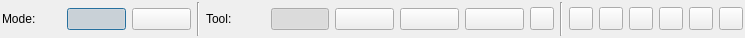
<?xml version="1.0" encoding="UTF-8"?>
<ui version="4.0">
 <class>compassDlg</class>
 <widget class="QDialog" name="compassDlg">
  <property name="geometry">
   <rect>
    <x>0</x>
    <y>0</y>
    <width>745</width>
    <height>38</height>
   </rect>
  </property>
  <property name="sizePolicy">
   <sizepolicy hsizetype="Maximum" vsizetype="Preferred">
    <horstretch>0</horstretch>
    <verstretch>0</verstretch>
   </sizepolicy>
  </property>
  <property name="windowTitle">
   <string>Compass</string>
  </property>
  <layout class="QHBoxLayout">
   <property name="leftMargin">
    <number>2</number>
   </property>
   <property name="topMargin">
    <number>2</number>
   </property>
   <property name="rightMargin">
    <number>2</number>
   </property>
   <property name="bottomMargin">
    <number>2</number>
   </property>
   <item>
    <widget class="QLabel" name="modeLabel_2">
     <property name="text">
      <string>Mode:</string>
     </property>
    </widget>
   </item>
   <item>
    <widget class="QPushButton" name="compassMode">
     <property name="toolTip">
      <string>Activate compass mode to make structural measurements</string>
     </property>
     <property name="icon">
      <iconset resource="../../../../qCC/icones.qrc">
       <normaloff>:/CC/images/qCompass.png</normaloff>:/CC/images/qCompass.png</iconset>
     </property>
     <property name="checkable">
      <bool>true</bool>
     </property>
     <property name="checked">
      <bool>true</bool>
     </property>
     <property name="default">
      <bool>false</bool>
     </property>
     <property name="flat">
      <bool>false</bool>
     </property>
    </widget>
   </item>
   <item>
    <widget class="QPushButton" name="mapMode">
     <property name="toolTip">
      <string>Activate map mode to define geological features</string>
     </property>
     <property name="icon">
      <iconset resource="../../../../qCC/icones.qrc">
       <normaloff>:/CC/images/mapIcon.png</normaloff>:/CC/images/mapIcon.png</iconset>
     </property>
     <property name="checkable">
      <bool>true</bool>
     </property>
    </widget>
   </item>
   <item>
    <widget class="Line" name="line_4">
     <property name="orientation">
      <enum>Qt::Vertical</enum>
     </property>
    </widget>
   </item>
   <item>
    <widget class="QLabel" name="modeLabel">
     <property name="frameShape">
      <enum>QFrame::NoFrame</enum>
     </property>
     <property name="text">
      <string>Tool:</string>
     </property>
     <property name="scaledContents">
      <bool>false</bool>
     </property>
    </widget>
   </item>
   <item>
    <widget class="QPushButton" name="pickModeButton">
     <property name="enabled">
      <bool>true</bool>
     </property>
     <property name="toolTip">
      <string>Picking Tool. Use this to select GeoObjects or measurements.</string>
     </property>
     <property name="icon">
      <iconset resource="../../../../qCC/icones.qrc">
       <normaloff>:/CC/images/dbGBLSensorSymbol.png</normaloff>:/CC/images/dbGBLSensorSymbol.png</iconset>
     </property>
     <property name="checkable">
      <bool>true</bool>
     </property>
     <property name="checked">
      <bool>true</bool>
     </property>
    </widget>
   </item>
   <item>
    <widget class="QPushButton" name="planeModeButton">
     <property name="toolTip">
      <string>Plane Tool: Measure surface orientations</string>
     </property>
     <property name="icon">
      <iconset resource="../../../../qCC/icones.qrc">
       <normaloff>:/CC/images/ccSamplePoints.png</normaloff>:/CC/images/ccSamplePoints.png</iconset>
     </property>
     <property name="checkable">
      <bool>true</bool>
     </property>
     <property name="checked">
      <bool>false</bool>
     </property>
     <property name="autoDefault">
      <bool>false</bool>
     </property>
     <property name="default">
      <bool>false</bool>
     </property>
     <property name="flat">
      <bool>false</bool>
     </property>
    </widget>
   </item>
   <item>
    <widget class="QPushButton" name="traceModeButton">
     <property name="toolTip">
      <string>Trace Tool: Measure orientation from structure trace</string>
     </property>
     <property name="icon">
      <iconset resource="../../../../qCC/icones.qrc">
       <normaloff>:/CC/images/orthoSections.png</normaloff>:/CC/images/orthoSections.png</iconset>
     </property>
     <property name="checkable">
      <bool>true</bool>
     </property>
     <property name="checked">
      <bool>false</bool>
     </property>
     <property name="autoDefault">
      <bool>false</bool>
     </property>
    </widget>
   </item>
   <item>
    <widget class="QPushButton" name="pairModeButton">
     <property name="toolTip">
      <string>Lineation Tool: Measure distances and directions</string>
     </property>
     <property name="icon">
      <iconset resource="../../../../qCC/icones.qrc">
       <normaloff>:/CC/images/smallPointDistance.png</normaloff>:/CC/images/smallPointDistance.png</iconset>
     </property>
     <property name="checkable">
      <bool>true</bool>
     </property>
     <property name="autoDefault">
      <bool>false</bool>
     </property>
    </widget>
   </item>
   <item>
    <widget class="QToolButton" name="extraModeButton">
     <property name="toolTip">
      <string>Other Tools</string>
     </property>
     <property name="icon">
      <iconset resource="../../../../qCC/icones.qrc">
       <normaloff>:/CC/images/ccAddConstSF.png</normaloff>:/CC/images/ccAddConstSF.png</iconset>
     </property>
     <property name="checkable">
      <bool>true</bool>
     </property>
     <property name="checked">
      <bool>false</bool>
     </property>
    </widget>
   </item>
   <item>
    <widget class="Line" name="line_2">
     <property name="orientation">
      <enum>Qt::Vertical</enum>
     </property>
    </widget>
   </item>
   <item>
    <widget class="QToolButton" name="algorithmButton">
     <property name="enabled">
      <bool>true</bool>
     </property>
     <property name="toolTip">
      <string>Change tool and visibility settings</string>
     </property>
     <property name="icon">
      <iconset resource="../../../../qCC/icones.qrc">
       <normaloff>:/CC/images/ccGear.png</normaloff>:/CC/images/ccGear.png</iconset>
     </property>
     <property name="checkable">
      <bool>false</bool>
     </property>
     <property name="checked">
      <bool>false</bool>
     </property>
     <property name="popupMode">
      <enum>QToolButton::InstantPopup</enum>
     </property>
     <property name="autoRaise">
      <bool>false</bool>
     </property>
    </widget>
   </item>
   <item>
    <widget class="QToolButton" name="undoButton">
     <property name="toolTip">
      <string>Undo last action</string>
     </property>
     <property name="icon">
      <iconset resource="../../../../qCC/icones.qrc">
       <normaloff>:/CC/images/smallRevert.png</normaloff>:/CC/images/smallRevert.png</iconset>
     </property>
     <property name="shortcut">
      <string>Ctrl+Z</string>
     </property>
    </widget>
   </item>
   <item>
    <widget class="QToolButton" name="saveButton">
     <property name="toolTip">
      <string>Export interpretation and measurements</string>
     </property>
     <property name="statusTip">
      <string>Save current label (added to cloud children)</string>
     </property>
     <property name="icon">
      <iconset resource="../../../../qCC/icones.qrc">
       <normaloff>:/CC/images/ccSave.png</normaloff>:/CC/images/ccSave.png</iconset>
     </property>
    </widget>
   </item>
   <item>
    <widget class="QToolButton" name="infoButton">
     <property name="toolTip">
      <string>Show readme and help information</string>
     </property>
     <property name="icon">
      <iconset resource="../../../../qCC/icones.qrc">
       <normaloff>:/CC/images/ccConsole.png</normaloff>:/CC/images/ccConsole.png</iconset>
     </property>
    </widget>
   </item>
   <item>
    <widget class="QToolButton" name="acceptButton">
     <property name="toolTip">
      <string>Accept latest changes</string>
     </property>
     <property name="icon">
      <iconset resource="../../../../qCC/icones.qrc">
       <normaloff>:/CC/images/smallValidate.png</normaloff>:/CC/images/smallValidate.png</iconset>
     </property>
     <property name="shortcut">
      <string>Return</string>
     </property>
    </widget>
   </item>
   <item>
    <widget class="QToolButton" name="closeButton">
     <property name="toolTip">
      <string>Exit ccCompass plugin. Thanks for visiting :)</string>
     </property>
     <property name="icon">
      <iconset resource="../../../../qCC/icones.qrc">
       <normaloff>:/CC/images/smallCancel.png</normaloff>:/CC/images/smallCancel.png</iconset>
     </property>
     <property name="shortcut">
      <string>Esc</string>
     </property>
    </widget>
   </item>
  </layout>
 </widget>
 <resources>
  <include location="../../../../qCC/icones.qrc"/>
  <include location="../../../../qCC/icones.qrc"/>
 </resources>
 <connections/>
</ui>
